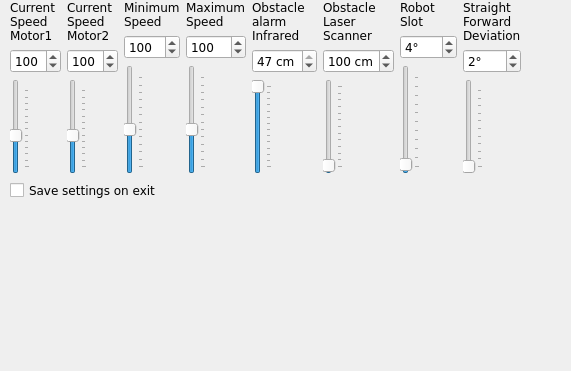
  <widget class="QDockWidget" name="dockWidgetSettings" >
   <property name="geometry" >
    <rect>
     <x>20</x>
     <y>90</y>
     <width>571</width>
     <height>371</height>
    </rect>
   </property>
   <property name="windowTitle" >
    <string>Settings</string>
   </property>
   <widget class="QWidget" name="dockWidgetContents_5" >
    <widget class="QWidget" name="" >
     <property name="geometry" >
      <rect>
       <x>10</x>
       <y>0</y>
       <width>511</width>
       <height>201</height>
      </rect>
     </property>
     <layout class="QGridLayout" >
      <item row="0" column="0" >
       <layout class="QHBoxLayout" >
        <item>
         <layout class="QVBoxLayout" >
          <item>
           <widget class="QLabel" name="label_2" >
            <property name="font" >
             <font>
              <family>Verdana</family>
             </font>
            </property>
            <property name="text" >
             <string>Current Speed Motor1</string>
            </property>
            <property name="wordWrap" >
             <bool>true</bool>
            </property>
           </widget>
          </item>
          <item>
           <widget class="QSpinBox" name="spinBoxMotor1Speed" >
            <property name="font" >
             <font>
              <family>Verdana</family>
             </font>
            </property>
            <property name="minimum" >
             <number>1</number>
            </property>
            <property name="maximum" >
             <number>255</number>
            </property>
            <property name="value" >
             <number>100</number>
            </property>
           </widget>
          </item>
          <item>
           <widget class="QSlider" name="sliderMotor1Speed" >
            <property name="font" >
             <font>
              <family>Verdana</family>
             </font>
            </property>
            <property name="minimum" >
             <number>1</number>
            </property>
            <property name="maximum" >
             <number>255</number>
            </property>
            <property name="value" >
             <number>100</number>
            </property>
            <property name="sliderPosition" >
             <number>100</number>
            </property>
            <property name="tracking" >
             <bool>false</bool>
            </property>
            <property name="orientation" >
             <enum>Qt::Vertical</enum>
            </property>
            <property name="tickPosition" >
             <enum>QSlider::TicksBelow</enum>
            </property>
            <property name="tickInterval" >
             <number>20</number>
            </property>
           </widget>
          </item>
         </layout>
        </item>
        <item>
         <layout class="QVBoxLayout" >
          <item>
           <widget class="QLabel" name="label_5" >
            <property name="font" >
             <font>
              <family>Verdana</family>
             </font>
            </property>
            <property name="text" >
             <string>Current Speed Motor2</string>
            </property>
            <property name="wordWrap" >
             <bool>true</bool>
            </property>
           </widget>
          </item>
          <item>
           <widget class="QSpinBox" name="spinBoxMotor2Speed" >
            <property name="font" >
             <font>
              <family>Verdana</family>
             </font>
            </property>
            <property name="minimum" >
             <number>1</number>
            </property>
            <property name="maximum" >
             <number>255</number>
            </property>
            <property name="value" >
             <number>100</number>
            </property>
           </widget>
          </item>
          <item>
           <widget class="QSlider" name="sliderMotor2Speed" >
            <property name="font" >
             <font>
              <family>Verdana</family>
             </font>
            </property>
            <property name="minimum" >
             <number>1</number>
            </property>
            <property name="maximum" >
             <number>255</number>
            </property>
            <property name="value" >
             <number>100</number>
            </property>
            <property name="sliderPosition" >
             <number>100</number>
            </property>
            <property name="tracking" >
             <bool>false</bool>
            </property>
            <property name="orientation" >
             <enum>Qt::Vertical</enum>
            </property>
            <property name="tickPosition" >
             <enum>QSlider::TicksBelow</enum>
            </property>
            <property name="tickInterval" >
             <number>20</number>
            </property>
           </widget>
          </item>
         </layout>
        </item>
        <item>
         <layout class="QVBoxLayout" >
          <item>
           <widget class="QLabel" name="label_7" >
            <property name="font" >
             <font>
              <family>Verdana</family>
             </font>
            </property>
            <property name="text" >
             <string>Minimum Speed</string>
            </property>
            <property name="wordWrap" >
             <bool>true</bool>
            </property>
           </widget>
          </item>
          <item>
           <widget class="QSpinBox" name="spinBoxMinimumSpeed" >
            <property name="font" >
             <font>
              <family>Verdana</family>
             </font>
            </property>
            <property name="minimum" >
             <number>1</number>
            </property>
            <property name="maximum" >
             <number>255</number>
            </property>
            <property name="value" >
             <number>100</number>
            </property>
           </widget>
          </item>
          <item>
           <widget class="QSlider" name="sliderMinimumSpeed" >
            <property name="font" >
             <font>
              <family>Verdana</family>
             </font>
            </property>
            <property name="minimum" >
             <number>1</number>
            </property>
            <property name="maximum" >
             <number>255</number>
            </property>
            <property name="value" >
             <number>100</number>
            </property>
            <property name="sliderPosition" >
             <number>100</number>
            </property>
            <property name="tracking" >
             <bool>false</bool>
            </property>
            <property name="orientation" >
             <enum>Qt::Vertical</enum>
            </property>
            <property name="tickPosition" >
             <enum>QSlider::TicksBelow</enum>
            </property>
            <property name="tickInterval" >
             <number>20</number>
            </property>
           </widget>
          </item>
         </layout>
        </item>
        <item>
         <layout class="QVBoxLayout" >
          <item>
           <widget class="QLabel" name="label_8" >
            <property name="font" >
             <font>
              <family>Verdana</family>
             </font>
            </property>
            <property name="text" >
             <string>Maximum Speed</string>
            </property>
            <property name="wordWrap" >
             <bool>true</bool>
            </property>
           </widget>
          </item>
          <item>
           <widget class="QSpinBox" name="spinBoxMaximumSpeed" >
            <property name="font" >
             <font>
              <family>Verdana</family>
             </font>
            </property>
            <property name="minimum" >
             <number>1</number>
            </property>
            <property name="maximum" >
             <number>255</number>
            </property>
            <property name="value" >
             <number>100</number>
            </property>
           </widget>
          </item>
          <item>
           <widget class="QSlider" name="sliderMaximumSpeed" >
            <property name="font" >
             <font>
              <family>Verdana</family>
             </font>
            </property>
            <property name="minimum" >
             <number>1</number>
            </property>
            <property name="maximum" >
             <number>255</number>
            </property>
            <property name="value" >
             <number>100</number>
            </property>
            <property name="sliderPosition" >
             <number>100</number>
            </property>
            <property name="tracking" >
             <bool>false</bool>
            </property>
            <property name="orientation" >
             <enum>Qt::Vertical</enum>
            </property>
            <property name="tickPosition" >
             <enum>QSlider::TicksBelow</enum>
            </property>
            <property name="tickInterval" >
             <number>20</number>
            </property>
           </widget>
          </item>
         </layout>
        </item>
        <item>
         <layout class="QVBoxLayout" >
          <item>
           <widget class="QLabel" name="label" >
            <property name="font" >
             <font>
              <family>Verdana</family>
             </font>
            </property>
            <property name="text" >
             <string>Obstacle alarm Infrared</string>
            </property>
            <property name="wordWrap" >
             <bool>true</bool>
            </property>
           </widget>
          </item>
          <item>
           <widget class="QSpinBox" name="spinBoxObstacle" >
            <property name="font" >
             <font>
              <family>Verdana</family>
             </font>
            </property>
            <property name="suffix" >
             <string> cm</string>
            </property>
            <property name="minimum" >
             <number>8</number>
            </property>
            <property name="maximum" >
             <number>47</number>
            </property>
            <property name="singleStep" >
             <number>1</number>
            </property>
            <property name="value" >
             <number>47</number>
            </property>
           </widget>
          </item>
          <item>
           <widget class="QSlider" name="sliderObstacle" >
            <property name="font" >
             <font>
              <family>Verdana</family>
             </font>
            </property>
            <property name="minimum" >
             <number>8</number>
            </property>
            <property name="maximum" >
             <number>47</number>
            </property>
            <property name="singleStep" >
             <number>1</number>
            </property>
            <property name="pageStep" >
             <number>2</number>
            </property>
            <property name="value" >
             <number>47</number>
            </property>
            <property name="sliderPosition" >
             <number>47</number>
            </property>
            <property name="orientation" >
             <enum>Qt::Vertical</enum>
            </property>
            <property name="tickPosition" >
             <enum>QSlider::TicksBelow</enum>
            </property>
            <property name="tickInterval" >
             <number>3</number>
            </property>
           </widget>
          </item>
         </layout>
        </item>
        <item>
         <layout class="QVBoxLayout" >
          <item>
           <widget class="QLabel" name="label_9" >
            <property name="font" >
             <font>
              <family>Verdana</family>
             </font>
            </property>
            <property name="text" >
             <string>Obstacle Laser Scanner</string>
            </property>
            <property name="wordWrap" >
             <bool>true</bool>
            </property>
           </widget>
          </item>
          <item>
           <widget class="QSpinBox" name="spinBoxObstacleLaserScanner" >
            <property name="font" >
             <font>
              <family>Verdana</family>
             </font>
            </property>
            <property name="suffix" >
             <string> cm</string>
            </property>
            <property name="minimum" >
             <number>1</number>
            </property>
            <property name="maximum" >
             <number>6000</number>
            </property>
            <property name="singleStep" >
             <number>1</number>
            </property>
            <property name="value" >
             <number>100</number>
            </property>
           </widget>
          </item>
          <item>
           <widget class="QSlider" name="sliderObstacleLaserScanner" >
            <property name="font" >
             <font>
              <family>Verdana</family>
             </font>
            </property>
            <property name="minimum" >
             <number>1</number>
            </property>
            <property name="maximum" >
             <number>6000</number>
            </property>
            <property name="singleStep" >
             <number>10</number>
            </property>
            <property name="pageStep" >
             <number>100</number>
            </property>
            <property name="value" >
             <number>100</number>
            </property>
            <property name="sliderPosition" >
             <number>100</number>
            </property>
            <property name="tracking" >
             <bool>false</bool>
            </property>
            <property name="orientation" >
             <enum>Qt::Vertical</enum>
            </property>
            <property name="tickPosition" >
             <enum>QSlider::TicksBelow</enum>
            </property>
            <property name="tickInterval" >
             <number>500</number>
            </property>
           </widget>
          </item>
         </layout>
        </item>
        <item>
         <layout class="QVBoxLayout" >
          <item>
           <widget class="QLabel" name="label_4" >
            <property name="font" >
             <font>
              <family>Verdana</family>
             </font>
            </property>
            <property name="text" >
             <string>Robot Slot</string>
            </property>
            <property name="wordWrap" >
             <bool>true</bool>
            </property>
           </widget>
          </item>
          <item>
           <widget class="QSpinBox" name="spinBoxRobotSlot" >
            <property name="font" >
             <font>
              <family>Verdana</family>
             </font>
            </property>
            <property name="suffix" >
             <string>°</string>
            </property>
            <property name="minimum" >
             <number>1</number>
            </property>
            <property name="maximum" >
             <number>180</number>
            </property>
            <property name="value" >
             <number>4</number>
            </property>
           </widget>
          </item>
          <item>
           <widget class="QSlider" name="sliderRobotSlot" >
            <property name="font" >
             <font>
              <family>Verdana</family>
             </font>
            </property>
            <property name="minimum" >
             <number>1</number>
            </property>
            <property name="maximum" >
             <number>180</number>
            </property>
            <property name="pageStep" >
             <number>2</number>
            </property>
            <property name="value" >
             <number>4</number>
            </property>
            <property name="sliderPosition" >
             <number>4</number>
            </property>
            <property name="orientation" >
             <enum>Qt::Vertical</enum>
            </property>
            <property name="tickPosition" >
             <enum>QSlider::TicksBelow</enum>
            </property>
            <property name="tickInterval" >
             <number>17</number>
            </property>
           </widget>
          </item>
         </layout>
        </item>
        <item>
         <layout class="QVBoxLayout" >
          <item>
           <widget class="QLabel" name="label_6" >
            <property name="font" >
             <font>
              <family>Verdana</family>
             </font>
            </property>
            <property name="text" >
             <string>Straight Forward Deviation</string>
            </property>
            <property name="wordWrap" >
             <bool>true</bool>
            </property>
           </widget>
          </item>
          <item>
           <widget class="QSpinBox" name="spinBoxStraightForwardDeviation" >
            <property name="font" >
             <font>
              <family>Verdana</family>
             </font>
            </property>
            <property name="suffix" >
             <string>°</string>
            </property>
            <property name="minimum" >
             <number>1</number>
            </property>
            <property name="maximum" >
             <number>180</number>
            </property>
            <property name="value" >
             <number>2</number>
            </property>
           </widget>
          </item>
          <item>
           <widget class="QSlider" name="sliderStraightForwardDeviation" >
            <property name="font" >
             <font>
              <family>Verdana</family>
             </font>
            </property>
            <property name="minimum" >
             <number>1</number>
            </property>
            <property name="maximum" >
             <number>180</number>
            </property>
            <property name="pageStep" >
             <number>2</number>
            </property>
            <property name="value" >
             <number>2</number>
            </property>
            <property name="sliderPosition" >
             <number>2</number>
            </property>
            <property name="orientation" >
             <enum>Qt::Vertical</enum>
            </property>
            <property name="tickPosition" >
             <enum>QSlider::TicksBelow</enum>
            </property>
            <property name="tickInterval" >
             <number>17</number>
            </property>
           </widget>
          </item>
         </layout>
        </item>
       </layout>
      </item>
      <item row="1" column="0" >
       <widget class="QCheckBox" name="checkBoxSaveSettings" >
        <property name="font" >
         <font>
          <family>Verdana</family>
         </font>
        </property>
        <property name="text" >
         <string>Save settings on exit</string>
        </property>
       </widget>
      </item>
     </layout>
    </widget>
   </widget>
  </widget>
